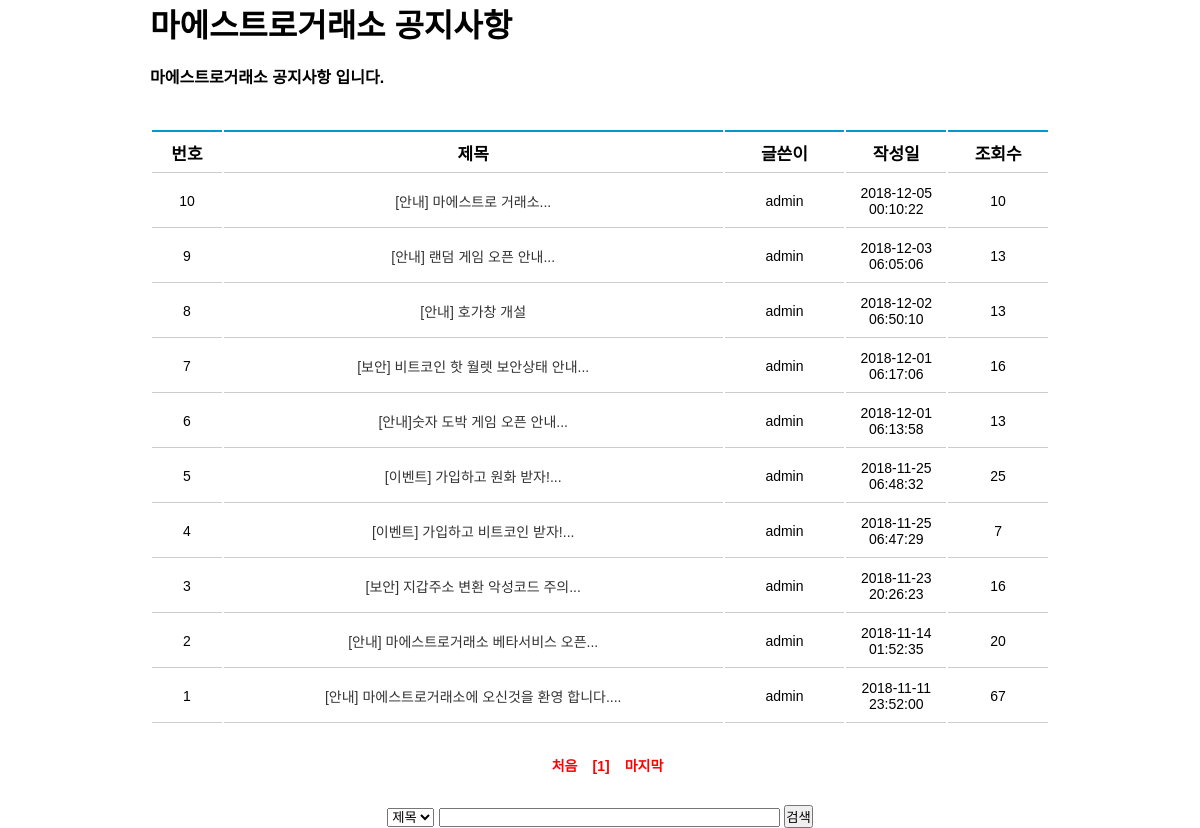
Before: /notice/notice.php with the older database file.
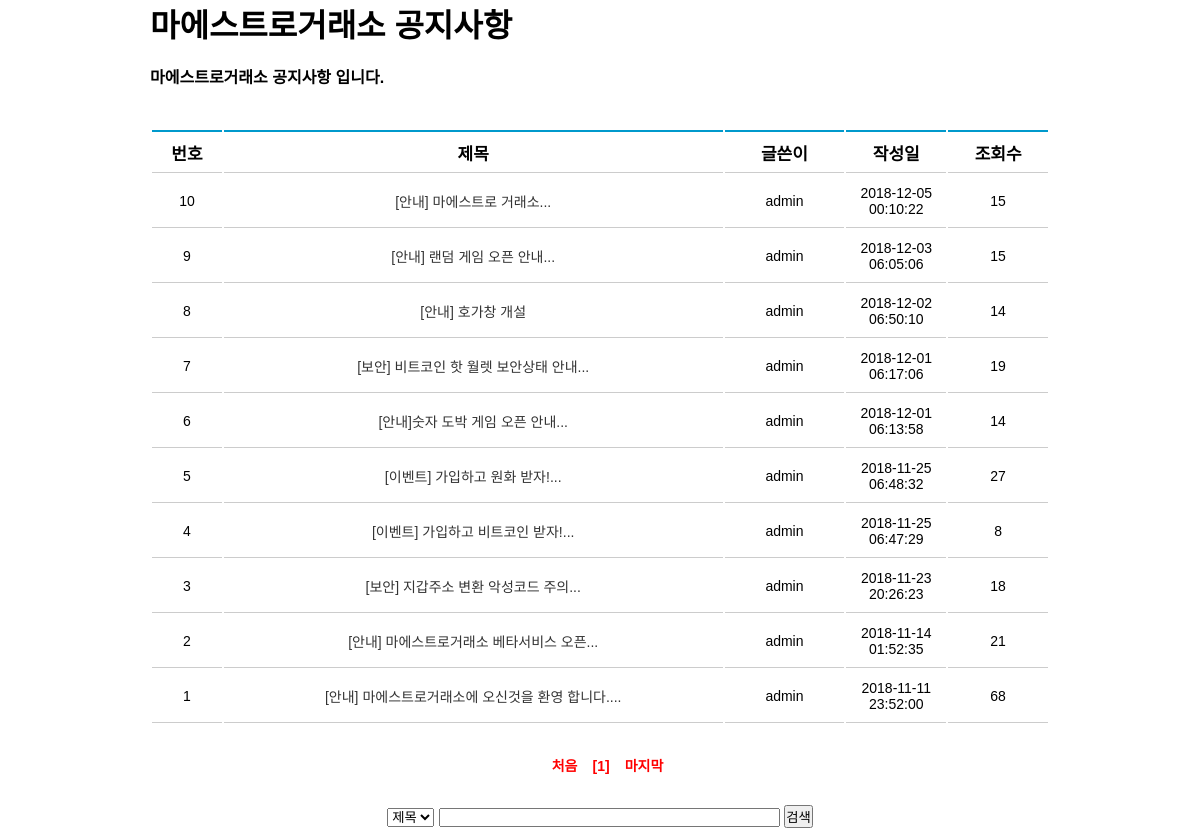
After: the same page with the newer database file.
### tables this page shows
CREATE TABLE `notice` (
  `idx` int(11) NOT NULL AUTO_INCREMENT,
  `name` varchar(100) NOT NULL,
  `pw` varchar(100) NOT NULL,
  `title` varchar(100) NOT NULL,
  `content` text NOT NULL,
  `date` date NOT NULL,
  `hit` int(11) NOT NULL,
  `lock_post` int(11) DEFAULT NULL,
  `file` varchar(100) DEFAULT NULL,
  `datem` datetime NOT NULL,
  PRIMARY KEY (`idx`)
);

### notice/notice.php (the view, shortened to what this page needs)
<!doctype html>
<html>
	<head>
		<link rel="stylesheet" type="text/css" href="./css/reply_number.css" />
		<link rel="stylesheet" type="text/css" href="./css/style.css" />
		<link rel="stylesheet" type="text/css" href="./css/search.css" />
	</head>
	<body>
		<div id="board_area">
			<h1>마에스트로거래소 공지사항</h1><br>
			<h4>마에스트로거래소 공지사항 입니다.</h4>
			<table class="list-table">
				<thead>
					<tr>
						<th width="70">번호</th>
						<th width="500">제목</th>
						<th width="120">글쓴이</th>
						<th width="100">작성일</th>
						<th width="100">조회수</th>
					</tr>
				</thead>
				<?php
					if(isset($_GET['page']))
					{
						$page = $_GET['page'];
					}
					else
					{
						$page = 1;
					}
					$sql1 = mysql_query("select * from notice");
					$row_num = mysql_num_rows($sql1);
					$list = 10;
					$block_ct = 8;
					$block_num = ceil($page/$block_ct);
					$block_start = (($block_num - 1) * $block_ct) + 1;
					$block_end = $block_start + $block_ct - 1;
					$total_page = ceil($row_num / $list);
					if($block_end > $total_page) $block_end = $total_page;
					$start_num = ($page-1) * $list;
					$sql2 = mysql_query("select * from notice order by idx desc limit $start_num, $list");
					while($board = mysql_fetch_array($sql2))
					{
						$title=$board["title"];
							if(strlen($title)>30)
							{
								$title=str_replace($board["title"],mb_substr($board["title"],0,30,"utf-8")."...",$board["title"]);
							}
				?>
						<tbody>
							<tr>
								<td width="70" align="center"><?php echo $board['idx']; ?></td>
								<td width="500">
								<?php
									$lockimg = "<img src='/img/lock.png' alt='lock' title='lock' with='20' height='20' />";
									if($board['lock_post']=="1")
									{
								?>
										<a href='./page/board/ck_read.php?idx=<?php echo $board["idx"];?>'>
								<?php
										echo $title, $lockimg;
									}
									else
									{
								?>
								<?php
										$boardtime = $board['date'];
										$timenow = date("Y-m-d");
										if($boardtime==$timenow)
										{
											$img = "<img src='./img/new.png' alt='new' title='new' />";
										}
										else
										{
											$img ="";
										}
								?>
								<a href='./page/board/read.php?idx=<?php echo strip_tags($board["idx"]); ?>'><?php echo strip_tags($title); }?><span class="re_ct"><?php echo $img; ?></span></a>
								<td width="120" align="center"><?php echo strip_tags($board['name'])?></td>
								<td width="100" align="center"><?php echo strip_tags($board['datem'])?></td>
								<td width="100" align="center"><?php echo strip_tags($board['hit']); ?></td>
							</tr>
						</tbody>
				<?php
					}
				?>
			</table>
			<div id="page_num">
				<ul>
					<?php
						if($page <= 1)
						{
							echo "<span class='fo_re'>처음</span>";
						}
						else
						{
							echo "<a href='?page=1'>처음</a>";
						}
						for($i=$block_start; $i<=$block_end; $i++){
							if($page == $i)
							{
								echo "<span class='fo_re'>[$i]</span>";
							}
							else
							{
								echo "<a href='?page=$i'>[$i]</a>";
							}
						}
						if($page >= $total_page)
						{
							echo "<span class='fo_re'>마지막</span>";
						}
						else
						{
							echo "<a href='?page=$total_page'>마지막</a>";
						}
					?>
				</ul>
			</div>
			<div id="search_box">
				<form action="./page/board/search_result.php" method="get">
					<select name="catgo">
						<option value="title">제목</option>
					</select>
					<input type="text" name="search" size="40" required="required" /> <button>검색</button>
				</form>
			</div>
		</div>
	</body>
</html>

### notice/css/style.css (style rules this page uses)
* { margin: 0 auto; padding: 0; font-family: 'Malgun gothic','Sans-Serif','Arial'; }
a { text-decoration: none; color:#333; }
#board_area { width: 900px; position: relative; }
.list-table { margin-top: 40px; position: relative; }
.list-table thead th { height:40px; border-top:2px solid #09C; border-bottom:1px solid #CCC; font-weight: bold; font-size: 17px; }
.list-table tbody td { text-align:center; padding:10px 0; border-bottom:1px solid #CCC; height:20px; font-size: 14px }
#page_num { font-size: 14px; text-align: center; margin-top: 30px; }
.fo_re { font-weight: bold; color:red; margin-left: 15px; }
#search_box { margin-top:30px; text-align: center; }

### notice/css/search.css (style rules this page uses)
.fo_re { font-weight: bold; color:red; margin-left: 15px; }
#search_box { margin-top:30px; text-align: center; }

Changed rows visible on the page:
changed notice "[안내] 마에스트로 거래소...": hit "10" → "15"
changed notice "[안내] 랜덤 게임 오픈 안내...": hit "13" → "15"
changed notice "[안내] 호가창 개설": hit "13" → "14"
changed notice "[보안] 비트코인 핫 월렛 보안상태 안내...": hit "16" → "19"
changed notice "[안내]숫자 도박 게임 오픈 안내...": hit "13" → "14"
changed notice "[이벤트] 가입하고 원화 받자!...": hit "25" → "27"
changed notice "[이벤트] 가입하고 비트코인 받자!...": hit "7" → "8"
changed notice "[보안] 지갑주소 변환 악성코드 주의...": hit "16" → "18"
changed notice "[안내] 마에스트로거래소 베타서비스 오픈...": hit "20" → "21"
changed notice "[안내] 마에스트로거래소에 오신것을 환영 합니다....": hit "67" → "68"
